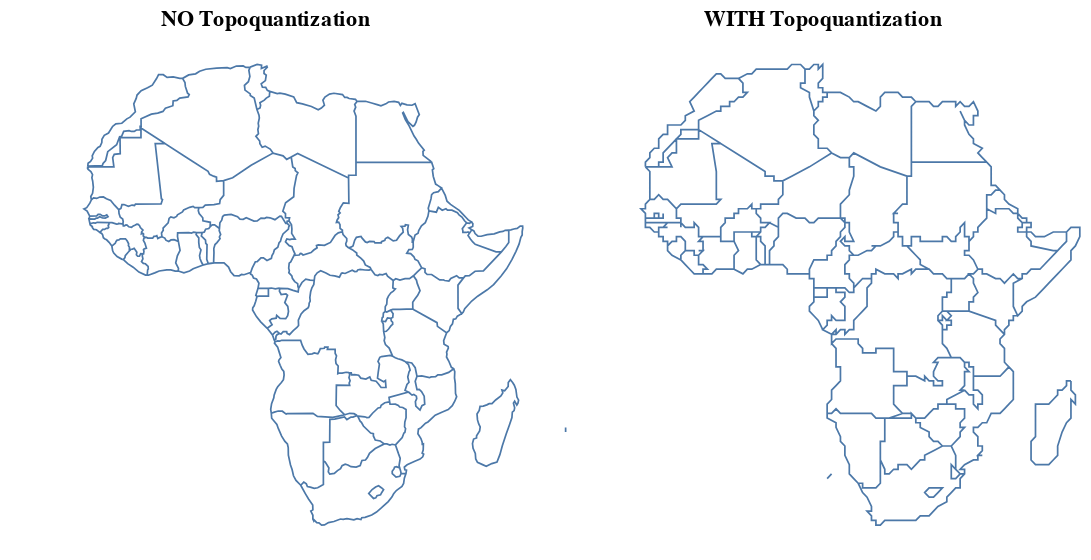

The cell this chart's notebook holds for it:
### Code cell
l = tp.Topology(africa).to_alt().properties(title='NO Topoquantization')
r = tp.Topology(africa).topoquantize(100).to_alt().properties(title='WITH Topoquantization')
l | r

### Figure 1 — Vega-Lite specification as saved in the notebook (floating-point values rounded to 4 significant figures; data arrays with more than 128 entries replaced by an {"elided": "..."} marker saying what was removed)
{"config": {"view": {"continuousWidth": 400, "continuousHeight": 300}}, "hconcat": [{"data": {"name": "data-c0b34f1612993e23cfd5ad7163fc1577", "format": {"mesh": "data", "type": "topojson"}}, "mark": {"type": "geoshape", "filled": false}, "projection": {"reflectY": true, "type": "identity"}, "title": "NO Topoquantization", "width": 300}, {"data": {"name": "data-8cb4bd3854bdeb1928dc4635c1d2a7f9", "format": {"mesh": "data", "type": "topojson"}}, "mark": {"type": "geoshape", "filled": false}, "projection": {"reflectY": true, "type": "identity"}, "title": "WITH Topoquantization", "width": 300}], "$schema": "https://vega.github.io/schema/vega-lite/v4.8.1.json", "datasets": {"data-c0b34f1612993e23cfd5ad7163fc1577": {"type": "Topology", "objects": {"data": {"geometries": [{"properties": {"pop_est": 53950935, "continent": "Africa", "name": "Tanzania", "iso_a3": "TZA", "gdp_md_est": 150600.0}, "type": "Polygon", "arcs": [[-6, 0, -84, -82, -77, -3, -100, -140, -137]]}, {"properties": {"pop_est": 603253, "continent": "Africa", "name": "W. Sahara", "iso_a3": "ESH", "gdp_md_est": 906.5}, "type": "Polygon", "arcs": [[-106, -22, 1, -115]]}, {"properties": {"pop_est": 83301151, "continent": "Africa", "name": "Dem. Rep. Congo", "iso_a3": "COD", "gdp_md_est": 66010.0}, "type": "Polygon", "arcs": [[2, -81, -96, 3, -93, -67, -63, -144, -138, -142, -101]]}, {"properties": {"pop_est": 7531386, "continent": "Africa", "name": "Somalia", "iso_a3": "SOM", "gdp_md_est": 4719.0}, "type": "Polygon", "arcs": [[-7, -126, -133, 4]]}, {"properties": {"pop_est": 47615739, "continent": "Africa", "name": "Kenya", "iso_a3": "KEN", "gdp_md_est": 152700.0}, "type": "Polygon", "arcs": [[5, -139, -148, -127, 6, 7]]}, {"properties": {"pop_est": 37345935, "continent": "Africa", "name": "Sudan", "iso_a3": "SDN", "gdp_md_est": 176300.0}, "type": "Polygon", "arcs": [[-66, -10, -119, -117, 8, -112, -128, -146]]}, {"properties": {"pop_est": 12075985, "continent": "Africa", "name": "Chad", "iso_a3": "TCD", "gdp_md_est": 30590.0}, "type": "Polygon", "arcs": [[9, -65, -33, -27, -120]]}, {"properties": {"pop_est": 54841552, "continent": "Africa", "name": "South Africa", "iso_a3": "ZAF", "gdp_md_est": 739100.0}, "type": "Polygon", "arcs": [[-16, -14, -13, -87, -91, -86, 10], [11]]}, {"properties": {"pop_est": 1958042, "continent": "Africa", "name": "Lesotho", "iso_a3": "LSO", "gdp_md_est": 6019.0}, "type": "Polygon", "arcs": [[11]]}, {"properties": {"pop_est": 13805084, "continent": "Africa", "name": "Zimbabwe", "iso_a3": "ZWE", "gdp_md_est": 28330.0}, "type": "Polygon", "arcs": [[12, -15, -78, -88]]}, {"properties": {"pop_est": 2214858, "continent": "Africa", "name": "Botswana", "iso_a3": "BWA", "gdp_md_est": 35900.0}, "type": "Polygon", "arcs": [[13, -18, -79, 14]]}, {"properties": {"pop_est": 2484780, "continent": "Africa", "name": "Namibia", "iso_a3": "NAM", "gdp_md_est": 25990.0}, "type": "Polygon", "arcs": [[15, 16, -98, -80, 17]]}, {"properties": {"pop_est": 14668522, "continent": "Africa", "name": "Senegal", "iso_a3": "SEN", "gdp_md_est": 39720.0}, "type": "Polygon", "arcs": [[18, -24, -21, -44, -48, 19, -103]]}, {"properties": {"pop_est": 17885245, "continent": "Africa", "name": "Mali", "iso_a3": "MLI", "gdp_md_est": 38090.0}, "type": "Polygon", "arcs": [[20, -23, -110, -29, -57, -41, -45]]}, {"properties": {"pop_est": 3758571, "continent": "Africa", "name": "Mauritania", "iso_a3": "MRT", "gdp_md_est": 16710.0}, "type": "Polygon", "arcs": [[21, -111, 22, 23, 24]]}, {"properties": {"pop_est": 11038805, "continent": "Africa", "name": "Benin", "iso_a3": "BEN", "gdp_md_est": 24310.0}, "type": "Polygon", "arcs": [[25, -37, -59, -28, -30]]}, {"properties": {"pop_est": 19245344, "continent": "Africa", "name": "Niger", "iso_a3": "NER", "gdp_md_est": 20150.0}, "type": "Polygon", "arcs": [[26, -36, -31, 27, -58, 28, -109, -121]]}, {"properties": {"pop_est": 190632261, "continent": "Africa", "name": "Nigeria", "iso_a3": "NGA", "gdp_md_est": 1089000.0}, "type": "Polygon", "arcs": [[29, 30, -35, 31]]}, {"properties": {"pop_est": 24994885, "continent": "Africa", "name": "Cameroon", "iso_a3": "CMR", "gdp_md_est": 77240.0}, "type": "Polygon", "arcs": [[32, -64, -69, -71, -74, 33, 34, 35]]}, {"properties": {"pop_est": 7965055, "continent": "Africa", "name": "Togo", "iso_a3": "TGO", "gdp_md_est": 11610.0}, "type": "Polygon", "arcs": [[36, 37, -39, -60]]}, {"properties": {"pop_est": 27499924, "continent": "Africa", "name": "Ghana", "iso_a3": "GHA", "gdp_md_est": 120800.0}, "type": "Polygon", "arcs": [[38, 39, -42, -61]]}, {"properties": {"pop_est": 24184810, "continent": "Africa", "name": "Côte d'Ivoire", "iso_a3": "CIV", "gdp_md_est": 87120.0}, "type": "Polygon", "arcs": [[40, -62, 41, 42, -51, -46]]}, {"properties": {"pop_est": 12413867, "continent": "Africa", "name": "Guinea", "iso_a3": "GIN", "gdp_md_est": 16080.0}, "type": "Polygon", "arcs": [[43, 44, 45, -53, -54, 46, -49]]}, {"properties": {"pop_est": 1792338, "continent": "Africa", "name": "Guinea-Bissau", "iso_a3": "GNB", "gdp_md_est": 2851.0}, "type": "Polygon", "arcs": [[47, 48, 49]]}, {"properties": {"pop_est": 4689021, "continent": "Africa", "name": "Liberia", "iso_a3": "LBR", "gdp_md_est": 3881.0}, "type": "Polygon", "arcs": [[50, 51, -55, 52]]}, {"properties": {"pop_est": 6163195, "continent": "Africa", "name": "Sierra Leone", "iso_a3": "SLE", "gdp_md_est": 10640.0}, "type": "Polygon", "arcs": [[53, 54, 55]]}, {"properties": {"pop_est": 20107509, "continent": "Africa", "name": "Burkina Faso", "iso_a3": "BFA", "gdp_md_est": 32990.0}, "type": "Polygon", "arcs": [[56, 57, 58, 59, 60, 61]]}, {"properties": {"pop_est": 5625118, "continent": "Africa", "name": "Central African Rep.", "iso_a3": "CAF", "gdp_md_est": 3206.0}, "type": "Polygon", "arcs": [[62, -70, 63, 64, 65, -145]]}, {"properties": {"pop_est": 4954674, "continent": "Africa", "name": "Congo", "iso_a3": "COG", "gdp_md_est": 30270.0}, "type": "Polygon", "arcs": [[66, -95, 67, -72, 68, 69]]}, {"properties": {"pop_est": 1772255, "continent": "Africa", "name": "Gabon", "iso_a3": "GAB", "gdp_md_est": 35980.0}, "type": "Polygon", "arcs": [[70, 71, 72, -75]]}, {"properties": {"pop_est": 778358, "continent": "Africa", "name": "Eq. Guinea", "iso_a3": "GNQ", "gdp_md_est": 31770.0}, "type": "Polygon", "arcs": [[73, 74, 75]]}, {"properties": {"pop_est": 15972000, "continent": "Africa", "name": "Zambia", "iso_a3": "ZMB", "gdp_md_est": 65170.0}, "type": "Polygon", "arcs": [[76, -83, -89, 77, 78, 79, -97, 80]]}, {"properties": {"pop_est": 19196246, "continent": "Africa", "name": "Malawi", "iso_a3": "MWI", "gdp_md_est": 21200.0}, "type": "Polygon", "arcs": [[81, -90, 82]]}, {"properties": {"pop_est": 26573706, "continent": "Africa", "name": "Mozambique", "iso_a3": "MOZ", "gdp_md_est": 35010.0}, "type": "Polygon", "arcs": [[83, 84, 85, -92, 86, 87, 88, 89]]}, {"properties": {"pop_est": 1467152, "continent": "Africa", "name": "eSwatini", "iso_a3": "SWZ", "gdp_md_est": 11060.0}, "type": "Polygon", "arcs": [[90, 91]]}, {"properties": {"pop_est": 29310273, "continent": "Africa", "name": "Angola", "iso_a3": "AGO", "gdp_md_est": 189000.0}, "type": "MultiPolygon", "arcs": [[[92, 93, 94]], [[95, 96, 97, 98]]]}, {"properties": {"pop_est": 11466756, "continent": "Africa", "name": "Burundi", "iso_a3": "BDI", "gdp_md_est": 7892.0}, "type": "Polygon", "arcs": [[99, 100, -141]]}, {"properties": {"pop_est": 25054161, "continent": "Africa", "name": "Madagascar", "iso_a3": "MDG", "gdp_md_est": 36860.0}, "type": "Polygon", "arcs": [[101]]}, {"properties": {"pop_est": 2051363, "continent": "Africa", "name": "Gambia", "iso_a3": "GMB", "gdp_md_est": 3387.0}, "type": "Polygon", "arcs": [[102, 103]]}, {"properties": {"pop_est": 11403800, "continent": "Africa", "name": "Tunisia", "iso_a3": "TUN", "gdp_md_est": 130800.0}, "type": "Polygon", "arcs": [[-108, 104, -123]]}, {"properties": {"pop_est": 40969443, "continent": "Africa", "name": "Algeria", "iso_a3": "DZA", "gdp_md_est": 609400.0}, "type": "Polygon", "arcs": [[105, -114, 106, 107, -122, 108, 109, 110]]}, {"properties": {"pop_est": 5918919, "continent": "Africa", "name": "Eritrea", "iso_a3": "ERI", "gdp_md_est": 9169.0}, "type": "Polygon", "arcs": [[111, 112, -130, -129]]}, {"properties": {"pop_est": 33986655, "continent": "Africa", "name": "Morocco", "iso_a3": "MAR", "gdp_md_est": 282800.0}, "type": "Polygon", "arcs": [[113, 114, 115]]}, {"properties": {"pop_est": 97041072, "continent": "Africa", "name": "Egypt", "iso_a3": "EGY", "gdp_md_est": 1105000.0}, "type": "Polygon", "arcs": [[116, -125, 117]]}, {"properties": {"pop_est": 6653210, "continent": "Africa", "name": "Libya", "iso_a3": "LBY", "gdp_md_est": 90890.0}, "type": "Polygon", "arcs": [[118, 119, 120, 121, 122, 123, 124]]}, {"properties": {"pop_est": 105350020, "continent": "Africa", "name": "Ethiopia", "iso_a3": "ETH", "gdp_md_est": 174700.0}, "type": "Polygon", "arcs": [[125, 126, -147, 127, 128, -132, -134]]}, {"properties": {"pop_est": 865267, "continent": "Africa", "name": "Djibouti", "iso_a3": "DJI", "gdp_md_est": 3345.0}, "type": "Polygon", "arcs": [[129, 130, -135, 131]]}, {"properties": {"pop_est": 3500000, "continent": "Africa", "name": "Somaliland", "iso_a3": "-99", "gdp_md_est": 12250.0}, "type": "Polygon", "arcs": [[132, 133, 134, 135]]}, {"properties": {"pop_est": 39570125, "continent": "Africa", "name": "Uganda", "iso_a3": "UGA", "gdp_md_est": 84930.0}, "type": "Polygon", "arcs": [[136, -143, 137, -149, 138]]}, {"properties": {"pop_est": 11901484, "continent": "Africa", "name": "Rwanda", "iso_a3": "RWA", "gdp_md_est": 21970.0}, "type": "Polygon", "arcs": [[139, 140, 141, 142]]}, {"properties": {"pop_est": 13026129, "continent": "Africa", "name": "S. Sudan", "iso_a3": "SSD", "gdp_md_est": 20880.0}, "type": "Polygon", "arcs": [[143, 144, 145, 146, 147, 148]]}], "type": "GeometryCollection"}}, "bbox": [-17.63, -34.82, 51.13, 37.35], "transform": {"scale": [6.876e-05, 7.217e-05], "translate": [-17.63, -34.82]}, "arcs": {"elided": "149 rows, 2878 int values in total"}}, "data-8cb4bd3854bdeb1928dc4635c1d2a7f9": {"type": "Topology", "objects": {"data": {"geometries": [{"properties": {"pop_est": 53950935, "continent": "Africa", "name": "Tanzania", "iso_a3": "TZA", "gdp_md_est": 150600.0}, "type": "Polygon", "arcs": [[-6, 0, -84, -82, -77, -3, -100, -140, -137]]}, {"properties": {"pop_est": 603253, "continent": "Africa", "name": "W. Sahara", "iso_a3": "ESH", "gdp_md_est": 906.5}, "type": "Polygon", "arcs": [[-106, -22, 1, -115]]}, {"properties": {"pop_est": 83301151, "continent": "Africa", "name": "Dem. Rep. Congo", "iso_a3": "COD", "gdp_md_est": 66010.0}, "type": "Polygon", "arcs": [[2, -81, -96, 3, -93, -67, -63, -144, -138, -142, -101]]}, {"properties": {"pop_est": 7531386, "continent": "Africa", "name": "Somalia", "iso_a3": "SOM", "gdp_md_est": 4719.0}, "type": "Polygon", "arcs": [[-7, -126, -133, 4]]}, {"properties": {"pop_est": 47615739, "continent": "Africa", "name": "Kenya", "iso_a3": "KEN", "gdp_md_est": 152700.0}, "type": "Polygon", "arcs": [[5, -139, -148, -127, 6, 7]]}, {"properties": {"pop_est": 37345935, "continent": "Africa", "name": "Sudan", "iso_a3": "SDN", "gdp_md_est": 176300.0}, "type": "Polygon", "arcs": [[-66, -10, -119, -117, 8, -112, -128, -146]]}, {"properties": {"pop_est": 12075985, "continent": "Africa", "name": "Chad", "iso_a3": "TCD", "gdp_md_est": 30590.0}, "type": "Polygon", "arcs": [[9, -65, -33, -27, -120]]}, {"properties": {"pop_est": 54841552, "continent": "Africa", "name": "South Africa", "iso_a3": "ZAF", "gdp_md_est": 739100.0}, "type": "Polygon", "arcs": [[-16, -14, -13, -87, -91, -86, 10], [11]]}, {"properties": {"pop_est": 1958042, "continent": "Africa", "name": "Lesotho", "iso_a3": "LSO", "gdp_md_est": 6019.0}, "type": "Polygon", "arcs": [[11]]}, {"properties": {"pop_est": 13805084, "continent": "Africa", "name": "Zimbabwe", "iso_a3": "ZWE", "gdp_md_est": 28330.0}, "type": "Polygon", "arcs": [[12, -15, -78, -88]]}, {"properties": {"pop_est": 2214858, "continent": "Africa", "name": "Botswana", "iso_a3": "BWA", "gdp_md_est": 35900.0}, "type": "Polygon", "arcs": [[13, -18, -79, 14]]}, {"properties": {"pop_est": 2484780, "continent": "Africa", "name": "Namibia", "iso_a3": "NAM", "gdp_md_est": 25990.0}, "type": "Polygon", "arcs": [[15, 16, -98, -80, 17]]}, {"properties": {"pop_est": 14668522, "continent": "Africa", "name": "Senegal", "iso_a3": "SEN", "gdp_md_est": 39720.0}, "type": "Polygon", "arcs": [[18, -24, -21, -44, -48, 19, -103]]}, {"properties": {"pop_est": 17885245, "continent": "Africa", "name": "Mali", "iso_a3": "MLI", "gdp_md_est": 38090.0}, "type": "Polygon", "arcs": [[20, -23, -110, -29, -57, -41, -45]]}, {"properties": {"pop_est": 3758571, "continent": "Africa", "name": "Mauritania", "iso_a3": "MRT", "gdp_md_est": 16710.0}, "type": "Polygon", "arcs": [[21, -111, 22, 23, 24]]}, {"properties": {"pop_est": 11038805, "continent": "Africa", "name": "Benin", "iso_a3": "BEN", "gdp_md_est": 24310.0}, "type": "Polygon", "arcs": [[25, -37, -59, -28, -30]]}, {"properties": {"pop_est": 19245344, "continent": "Africa", "name": "Niger", "iso_a3": "NER", "gdp_md_est": 20150.0}, "type": "Polygon", "arcs": [[26, -36, -31, 27, -58, 28, -109, -121]]}, {"properties": {"pop_est": 190632261, "continent": "Africa", "name": "Nigeria", "iso_a3": "NGA", "gdp_md_est": 1089000.0}, "type": "Polygon", "arcs": [[29, 30, -35, 31]]}, {"properties": {"pop_est": 24994885, "continent": "Africa", "name": "Cameroon", "iso_a3": "CMR", "gdp_md_est": 77240.0}, "type": "Polygon", "arcs": [[32, -64, -69, -71, -74, 33, 34, 35]]}, {"properties": {"pop_est": 7965055, "continent": "Africa", "name": "Togo", "iso_a3": "TGO", "gdp_md_est": 11610.0}, "type": "Polygon", "arcs": [[36, 37, -39, -60]]}, {"properties": {"pop_est": 27499924, "continent": "Africa", "name": "Ghana", "iso_a3": "GHA", "gdp_md_est": 120800.0}, "type": "Polygon", "arcs": [[38, 39, -42, -61]]}, {"properties": {"pop_est": 24184810, "continent": "Africa", "name": "Côte d'Ivoire", "iso_a3": "CIV", "gdp_md_est": 87120.0}, "type": "Polygon", "arcs": [[40, -62, 41, 42, -51, -46]]}, {"properties": {"pop_est": 12413867, "continent": "Africa", "name": "Guinea", "iso_a3": "GIN", "gdp_md_est": 16080.0}, "type": "Polygon", "arcs": [[43, 44, 45, -53, -54, 46, -49]]}, {"properties": {"pop_est": 1792338, "continent": "Africa", "name": "Guinea-Bissau", "iso_a3": "GNB", "gdp_md_est": 2851.0}, "type": "Polygon", "arcs": [[47, 48, 49]]}, {"properties": {"pop_est": 4689021, "continent": "Africa", "name": "Liberia", "iso_a3": "LBR", "gdp_md_est": 3881.0}, "type": "Polygon", "arcs": [[50, 51, -55, 52]]}, {"properties": {"pop_est": 6163195, "continent": "Africa", "name": "Sierra Leone", "iso_a3": "SLE", "gdp_md_est": 10640.0}, "type": "Polygon", "arcs": [[53, 54, 55]]}, {"properties": {"pop_est": 20107509, "continent": "Africa", "name": "Burkina Faso", "iso_a3": "BFA", "gdp_md_est": 32990.0}, "type": "Polygon", "arcs": [[56, 57, 58, 59, 60, 61]]}, {"properties": {"pop_est": 5625118, "continent": "Africa", "name": "Central African Rep.", "iso_a3": "CAF", "gdp_md_est": 3206.0}, "type": "Polygon", "arcs": [[62, -70, 63, 64, 65, -145]]}, {"properties": {"pop_est": 4954674, "continent": "Africa", "name": "Congo", "iso_a3": "COG", "gdp_md_est": 30270.0}, "type": "Polygon", "arcs": [[66, -95, 67, -72, 68, 69]]}, {"properties": {"pop_est": 1772255, "continent": "Africa", "name": "Gabon", "iso_a3": "GAB", "gdp_md_est": 35980.0}, "type": "Polygon", "arcs": [[70, 71, 72, -75]]}, {"properties": {"pop_est": 778358, "continent": "Africa", "name": "Eq. Guinea", "iso_a3": "GNQ", "gdp_md_est": 31770.0}, "type": "Polygon", "arcs": [[73, 74, 75]]}, {"properties": {"pop_est": 15972000, "continent": "Africa", "name": "Zambia", "iso_a3": "ZMB", "gdp_md_est": 65170.0}, "type": "Polygon", "arcs": [[76, -83, -89, 77, 78, 79, -97, 80]]}, {"properties": {"pop_est": 19196246, "continent": "Africa", "name": "Malawi", "iso_a3": "MWI", "gdp_md_est": 21200.0}, "type": "Polygon", "arcs": [[81, -90, 82]]}, {"properties": {"pop_est": 26573706, "continent": "Africa", "name": "Mozambique", "iso_a3": "MOZ", "gdp_md_est": 35010.0}, "type": "Polygon", "arcs": [[83, 84, 85, -92, 86, 87, 88, 89]]}, {"properties": {"pop_est": 1467152, "continent": "Africa", "name": "eSwatini", "iso_a3": "SWZ", "gdp_md_est": 11060.0}, "type": "Polygon", "arcs": [[90, 91]]}, {"properties": {"pop_est": 29310273, "continent": "Africa", "name": "Angola", "iso_a3": "AGO", "gdp_md_est": 189000.0}, "type": "MultiPolygon", "arcs": [[[92, 93, 94]], [[95, 96, 97, 98]]]}, {"properties": {"pop_est": 11466756, "continent": "Africa", "name": "Burundi", "iso_a3": "BDI", "gdp_md_est": 7892.0}, "type": "Polygon", "arcs": [[99, 100, -141]]}, {"properties": {"pop_est": 25054161, "continent": "Africa", "name": "Madagascar", "iso_a3": "MDG", "gdp_md_est": 36860.0}, "type": "Polygon", "arcs": [[101]]}, {"properties": {"pop_est": 2051363, "continent": "Africa", "name": "Gambia", "iso_a3": "GMB", "gdp_md_est": 3387.0}, "type": "Polygon", "arcs": [[102, 103]]}, {"properties": {"pop_est": 11403800, "continent": "Africa", "name": "Tunisia", "iso_a3": "TUN", "gdp_md_est": 130800.0}, "type": "Polygon", "arcs": [[-108, 104, -123]]}, {"properties": {"pop_est": 40969443, "continent": "Africa", "name": "Algeria", "iso_a3": "DZA", "gdp_md_est": 609400.0}, "type": "Polygon", "arcs": [[105, -114, 106, 107, -122, 108, 109, 110]]}, {"properties": {"pop_est": 5918919, "continent": "Africa", "name": "Eritrea", "iso_a3": "ERI", "gdp_md_est": 9169.0}, "type": "Polygon", "arcs": [[111, 112, -130, -129]]}, {"properties": {"pop_est": 33986655, "continent": "Africa", "name": "Morocco", "iso_a3": "MAR", "gdp_md_est": 282800.0}, "type": "Polygon", "arcs": [[113, 114, 115]]}, {"properties": {"pop_est": 97041072, "continent": "Africa", "name": "Egypt", "iso_a3": "EGY", "gdp_md_est": 1105000.0}, "type": "Polygon", "arcs": [[116, -125, 117]]}, {"properties": {"pop_est": 6653210, "continent": "Africa", "name": "Libya", "iso_a3": "LBY", "gdp_md_est": 90890.0}, "type": "Polygon", "arcs": [[118, 119, 120, 121, 122, 123, 124]]}, {"properties": {"pop_est": 105350020, "continent": "Africa", "name": "Ethiopia", "iso_a3": "ETH", "gdp_md_est": 174700.0}, "type": "Polygon", "arcs": [[125, 126, -147, 127, 128, -132, -134]]}, {"properties": {"pop_est": 865267, "continent": "Africa", "name": "Djibouti", "iso_a3": "DJI", "gdp_md_est": 3345.0}, "type": "Polygon", "arcs": [[129, 130, -135, 131]]}, {"properties": {"pop_est": 3500000, "continent": "Africa", "name": "Somaliland", "iso_a3": "-99", "gdp_md_est": 12250.0}, "type": "Polygon", "arcs": [[132, 133, 134, 135]]}, {"properties": {"pop_est": 39570125, "continent": "Africa", "name": "Uganda", "iso_a3": "UGA", "gdp_md_est": 84930.0}, "type": "Polygon", "arcs": [[136, -143, 137, -149, 138]]}, {"properties": {"pop_est": 11901484, "continent": "Africa", "name": "Rwanda", "iso_a3": "RWA", "gdp_md_est": 21970.0}, "type": "Polygon", "arcs": [[139, 140, 141, 142]]}, {"properties": {"pop_est": 13026129, "continent": "Africa", "name": "S. Sudan", "iso_a3": "SSD", "gdp_md_est": 20880.0}, "type": "Polygon", "arcs": [[143, 144, 145, 146, 147, 148]]}], "type": "GeometryCollection"}}, "bbox": [-17.63, -34.82, 51.13, 37.35], "transform": {"scale": [0.6945, 0.729], "translate": [-17.63, -34.82]}, "arcs": {"elided": "149 rows, 2384 int values in total"}}}}
